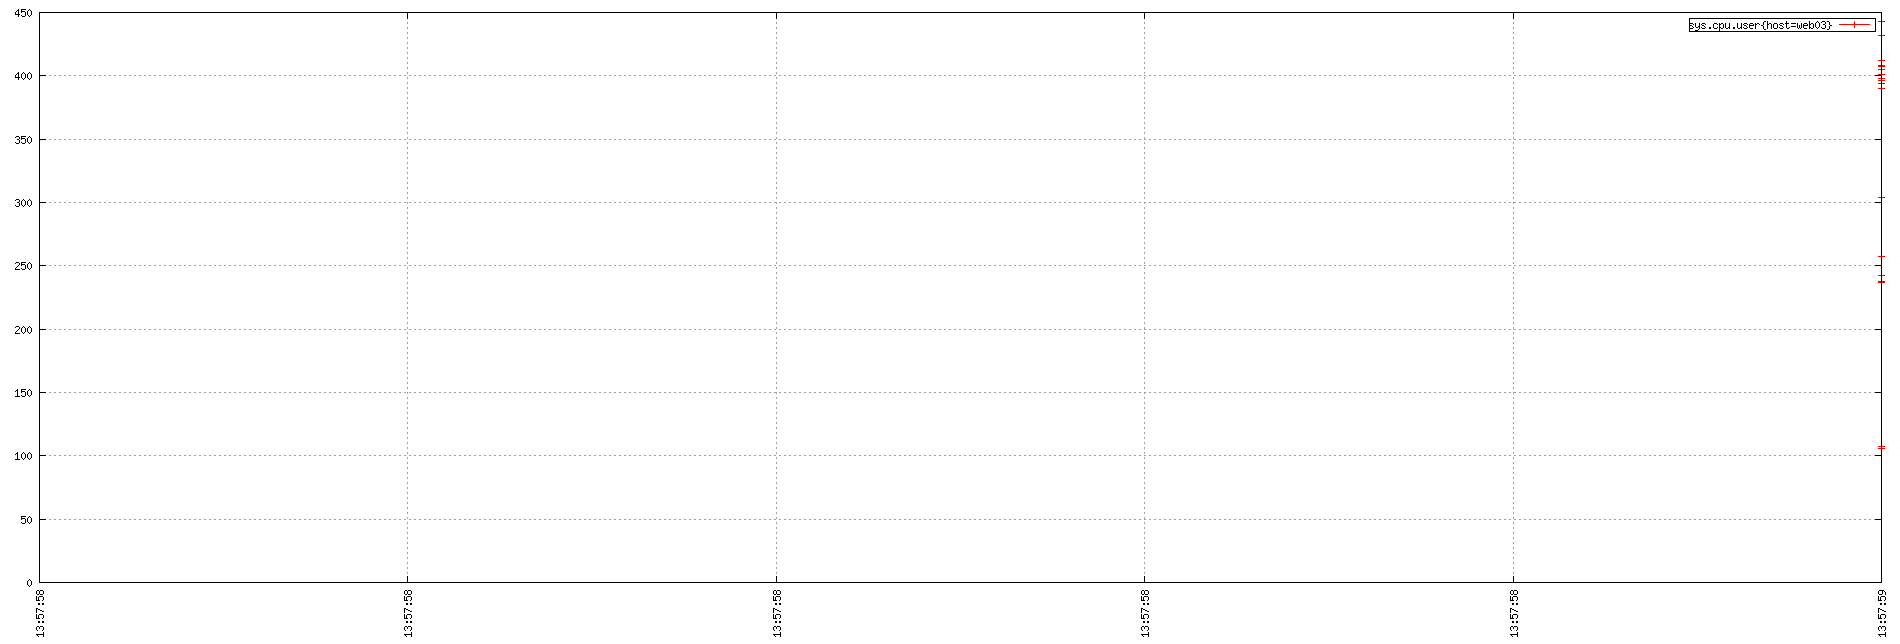

Here is the gnuplot script that generated this plot:
set term png small size 1900,644
set xdata time
set timefmt "%s"
if (GPVAL_VERSION < 4.6) set xtics rotate; else set xtics rotate right
set output "${TMPDIR-'tmp'}/tsd/839630ab.png"
set xrange ["1673963878":"1673963879"]
set format x "%H:%M:%S"
set grid
set style data linespoint
set key right box
set yrange [0:]
plot  "${TMPDIR-'tmp'}/tsd/839630ab_0.dat" using 1:2 title "sys.cpu.user{host=web03}"
